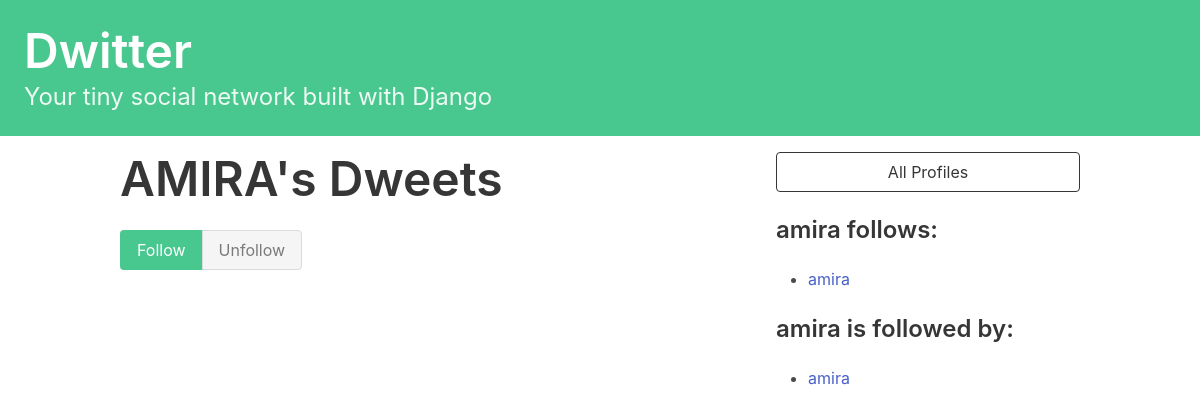
The page /profile/3 (signed in) on the database as committed earlier.
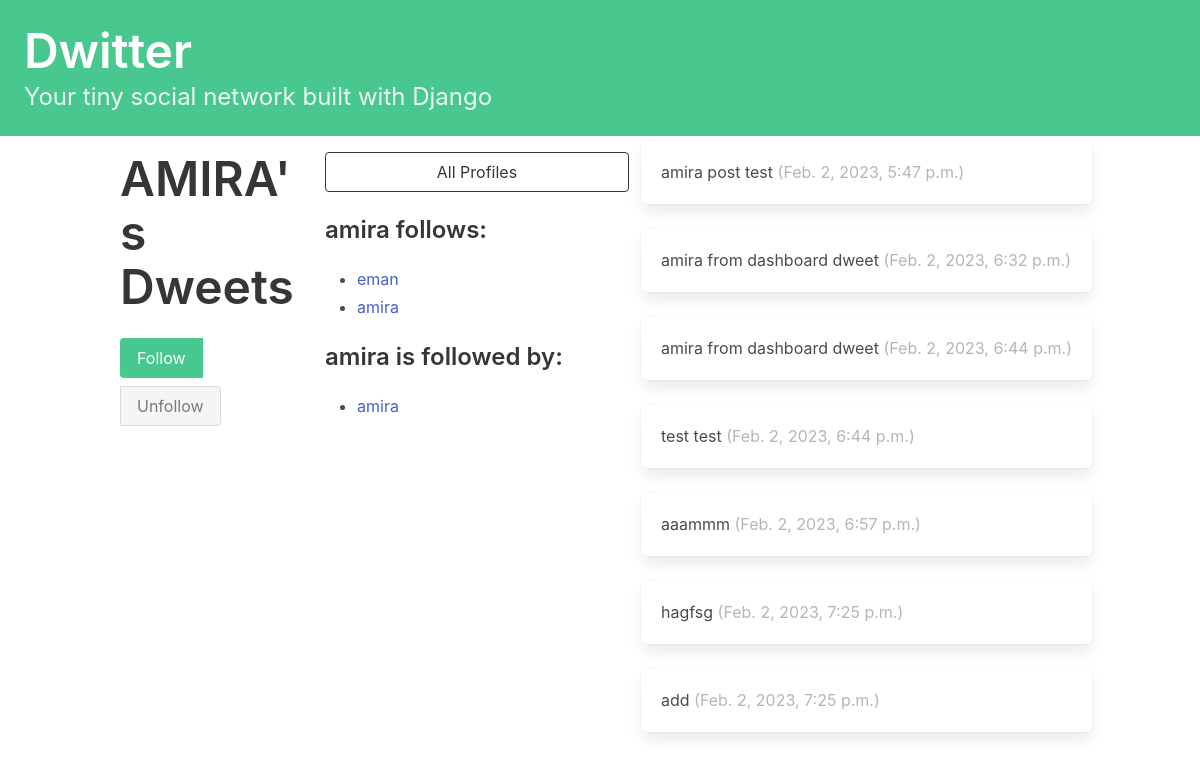
The same page on the database as committed later.
### dwitter/models.py (models this page shows, shortened)
class Profile(models.Model):
    user = models.OneToOneField(User, on_delete=models.CASCADE)
    follows = models.ManyToManyField(
    "self", related_name="followed_by", symmetrical=False, blank=True
    )
    def __str__(self):
        return self.user.username

class Dweet(models.Model):
    user = models.ForeignKey(
        User , related_name="dweets", on_delete=models.DO_NOTHING
    )
    body = models.CharField(max_length=140)
    created_at = models.DateTimeField(auto_now_add=True)

### dwitter/views.py (the view, shortened to what this page needs)
# urls.py: path("profile/<int:pk>", profile, name="profile"),
def profile(request, pk):
    if not hasattr(request.user, 'profile'):
        missing_profile = Profile(user=request.user)
        missing_profile.save()
    profile = Profile.objects.get(pk=pk)
    return render(request, "dwitter/profile.html", {"profile": profile})

### dwitter/templates/dwitter/profile.html (shortened to what this page needs)
{% extends 'base.html' %}
{% block content %}
<div class="column">
    <div class="block">
        <h1 class="title is-1">
        {{profile.user.username|upper}}'s Dweets
        </h1>
    </div>
    <form method="post">
        <div class="buttons has-addons">
        {% if profile in user.profile.follows.all %}
            <button class="button is-success is-static">Follow</button>
            <button class="button is-danger" name="follow" value="unfollow">Unfollow</button>
        {% else %}
            <button class="button is-success" name="follow" value="follow">Follow</button>
            <button class="button is-danger is-static">Unfollow</button>
        {% endif %}
        </div>
    </form>
</div>
<div class="column is-one-third">
    <div class="block">
            <a href="{% url 'dwitter:profile_list' %}">
                <button class="button is-dark is-outlined is-fullwidth">
                All Profiles
                </button>
            </a>
            </div>
            <div class="block">
                <h3 class="title is-4">
                {{profile.user.username}} follows:
                </h3>
            <div class="content">
            <ul>
                {% for following in profile.follows.all %}
                    <li>
                    <a href="{% url 'dwitter:profile' following.id %}">
                        {{ following }}
                    </a>
                    </li>
                {% endfor %}
            </ul>
        </div>
    </div>
    <div class="block">
        <h3 class="title is-4">
        {{profile.user.username}} is followed by:
        </h3>
        <div class="content">
        <ul>
        {% for follower in profile.followed_by.all %}
            <li>
            <a href="{% url 'dwitter:profile' follower.id %}">
            {{ follower }}
            </a>
            </li>
        {% endfor %}
        </ul>
        </div>
    </div>
</div>
<div class="content">
    {% for dweet in profile.user.dweets.all %}
        <div class="box">
        {{ dweet.body }}
        <span class="is-small has-text-grey-light">
        ({{ dweet.created_at }})
        </span>
        </div>
    {% endfor %}
</div>
{% endblock content %}

Rows that differ between the two databases and show on the page:
now on this page (row unchanged): Profile: user.username "eman", shown under "amira follows:"
added Dweet: body "amira post test", created_at "Feb. 2, 2023, 5:47 p.m."
added Dweet: body "amira from dashboard dweet", created_at "Feb. 2, 2023, 6:32 p.m."
added Dweet: body "amira from dashboard dweet", created_at "Feb. 2, 2023, 6:44 p.m."
added Dweet: body "test test", created_at "Feb. 2, 2023, 6:44 p.m."
added Dweet: body "aaammm", created_at "Feb. 2, 2023, 6:57 p.m."
added Dweet: body "hagfsg", created_at "Feb. 2, 2023, 7:25 p.m."
added Dweet: body "add", created_at "Feb. 2, 2023, 7:25 p.m."
